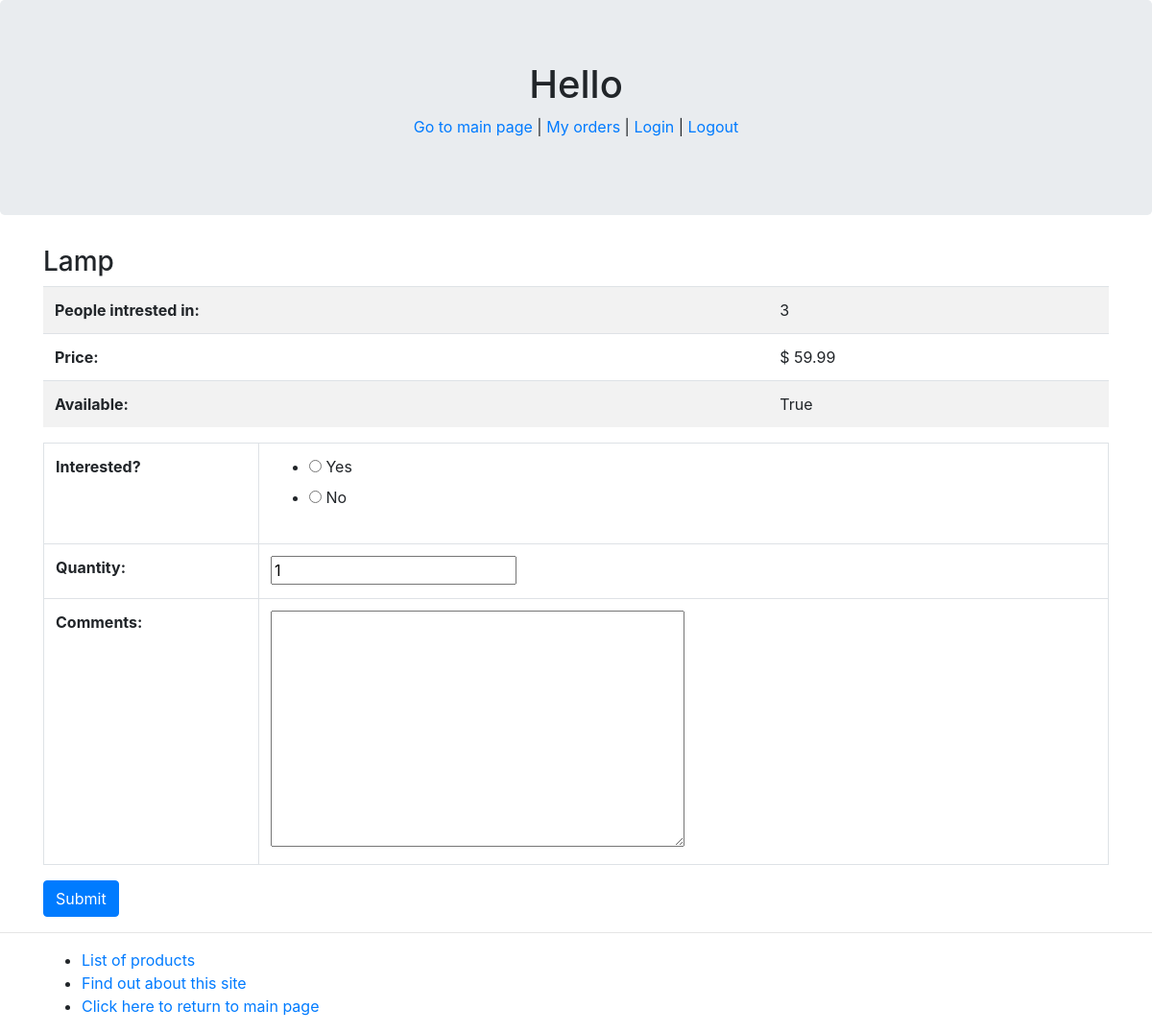
The app's page /myapp/products/4/ with its own data.
### myapp/models.py (models this page shows, shortened)
class Product(models.Model):
    name = models.CharField(max_length=200)
    category = models.ForeignKey(Category, related_name='category', on_delete=models.CASCADE)
    price = models.DecimalField(max_digits=10, decimal_places=2)
    stock = models.PositiveIntegerField(default=100)
    available = models.BooleanField(default=True)
    interested = models.PositiveIntegerField(default=0)
    description = models.TextField(max_length=200, blank=True)

### myapp/views.py (the view)
# urls.py: re_path(r'^products/(?P<prod_id>\d+)/$', productdetail, name='productdetail'),
def productdetail(request, prod_id):
    product: Product = Product.objects.get(pk=prod_id)
    if request.method == 'POST':
        form = InterestForm(request.POST)
        if form.is_valid():
            interested = form.cleaned_data['intersted']
            if interested == '1':
                product.interested += 1
                product.save()
            return redirect('myapp:index')
    else:
        form = InterestForm()
    return render(request, 'myapp/productdetail.html', {'product': product, 'form': form})

### myapp/forms.py
class InterestForm (forms.Form):
    intersted = forms.ChoiceField(widget=forms.RadioSelect, choices=[(1, 'Yes'), (0, 'No')], label='Interested?')
    quantity = forms.IntegerField(initial=1, min_value=1,  label='Quantity')
    comments = forms.CharField(widget=forms.Textarea, required=False, label='Comments')

### myapp/templates/myapp/productdetail.html (shortened to what this page needs)
{% extends 'myapp/base.html' %}
{% block body_block %}
    <h3>{{ product.name }}</h3>
    <table class="table table-striped">
        <tbody>
            <tr>
                <td>
                    <strong>People intrested in:</strong>
                </td>
                <td>
                    {{ product.interested }}
                </td>
            </tr>
            <tr>
                <td>
                    <strong>Price:</strong>
                </td>
                <td>
                    $ {{ product.price }}
                </td>
            </tr>
            <tr>
                {% if product.available %}
                <td>
                    <strong>Available:</strong>
                </td>
                <td>
                    {{ product.available }}
                </td>
                {% else %}
                    <strong>This product is not available</strong>
                {% endif %}
            </tr>
        </tbody>
    </table>
    <form class="empty-form" action="" method="post">
        <table class="table table-bordered">
            {{ form.as_table }}
        </table>
        <input class="btn btn-primary" type="submit" value="Submit">
    </form>
{% endblock %}

### records on screen
Product: name "Lamp", interested "3", price "59.99", available "True"
